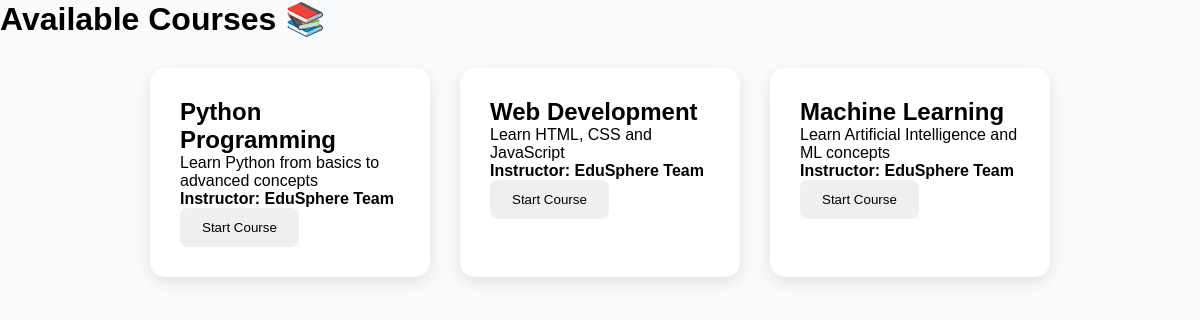
Screenshot of /courses with the database file from the repository.
### tables this page shows
CREATE TABLE courses(
        id INTEGER PRIMARY KEY AUTOINCREMENT,
        name TEXT,
        description TEXT,
        instructor TEXT
    );

### app.py (the view)
@app.route("/courses")
def courses():
    conn = sqlite3.connect("users.db")
    cursor = conn.cursor()
    cursor.execute("SELECT * FROM courses")
    courses = cursor.fetchall()
    conn.close()
    return render_template("courses.html", courses=courses)

### templates/courses.html (shortened to what this page needs)
<!DOCTYPE html>
<html>
<head>
<link rel="stylesheet" href="/static/style.css">
</head>
<body>
<h1>Available Courses 📚</h1>
<div class="course-container">
{% for course in courses %}
<div class="card">
<h2>
{{ course[1] }}
</h2>
<p>
{{ course[2] }}
</p>
<h4>
Instructor: {{ course[3] }}
</h4>
<a href="/course/{{ course[0] }}">
<button>
Start Course
</button>
</a>
</div>
{% endfor %}
</div>
</body>
</html>

### static/style.css (style rules this page uses)
* { margin:0; padding:0; box-sizing:border-box; }
body { font-family:Arial, sans-serif; background:#f8fafc; }
button { padding:12px 22px; border:none; border-radius:8px; cursor:pointer; }
.course-container { display:flex; justify-content:center; gap:30px; margin-top:30px; }
.card { background:white; padding:30px; width:280px; border-radius:15px; box-shadow:0 5px 15px rgba(0,0,0,0.1); }

### rows the page displays
courses: name "Python Programming", description "Learn Python from basics to advanced concepts", instructor "EduSphere Team"
courses: name "Web Development", description "Learn HTML, CSS and JavaScript", instructor "EduSphere Team"
courses: name "Machine Learning", description "Learn Artificial Intelligence and ML concepts", instructor "EduSphere Team"
